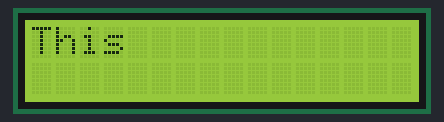
Bench run of a sketch on a simulated Arduino Uno, built with avr-gcc and run on an emulated ATmega328P. On the bench: 16×2 character LCD.

Above: at 0.1 s.
At 1.1 s:
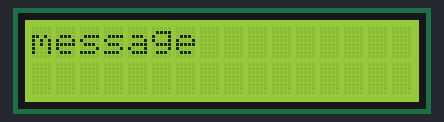
At 2.1 s:
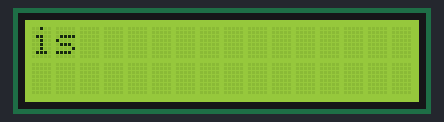
At 3.1 s:
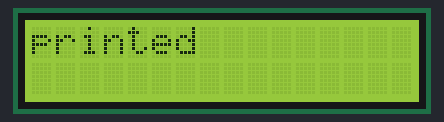
At 4.1 s:
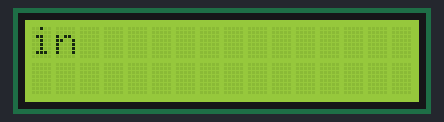
At 5.1 s:
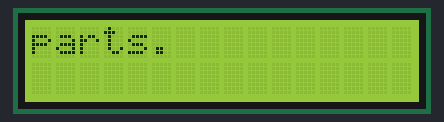

The sketch:

S4_LCD_print_demo.ino
```cpp
/*
 * Code author: Jeremy Carleton
 * This code demonstrates how to use lcd.print to display full
 * words on the LCD
 *
 * To see the code being demonstrated, watch
 * session 4 of the workshop series here:
 * https://www.youtube.com/watch?v=7CSGJm4wRhA&list=PLfmzHX29KVv_cbdHYJD3cuvoo_Valq8us&index=5
 */

// Include the library code:
#include <LiquidCrystal.h>

// Initialize the library with the numbers of the interface pins
LiquidCrystal lcd(12, 11, 5, 4, 3, 2);

void setup() {
  // Set up the LCD's number of columns and rows:
  lcd.begin(16, 2);
}

void loop() {
  lcd.setCursor(0,0);
  lcd.print("This");
  delay(1000);
  lcd.clear();
  lcd.setCursor(0,0);
  lcd.print("message");
  delay(1000);
  lcd.clear();
  lcd.setCursor(0,0);
  lcd.print("is");
  delay(1000);
  lcd.clear();
  lcd.setCursor(0,0);
  lcd.print("printed");
  delay(1000);
  lcd.clear();
  lcd.setCursor(0,0);
  lcd.print("in");
  delay(1000);
  lcd.clear();
  lcd.setCursor(0,0);
  lcd.print("parts.");
  delay(1000);
  lcd.clear();
}
```

Measured:
- by itself, everything shown: repeats every 6.0 s, in 7 steps
- what the display in image 1 shows lasts 1.0 s, from 1.1 s to 2.1 s
